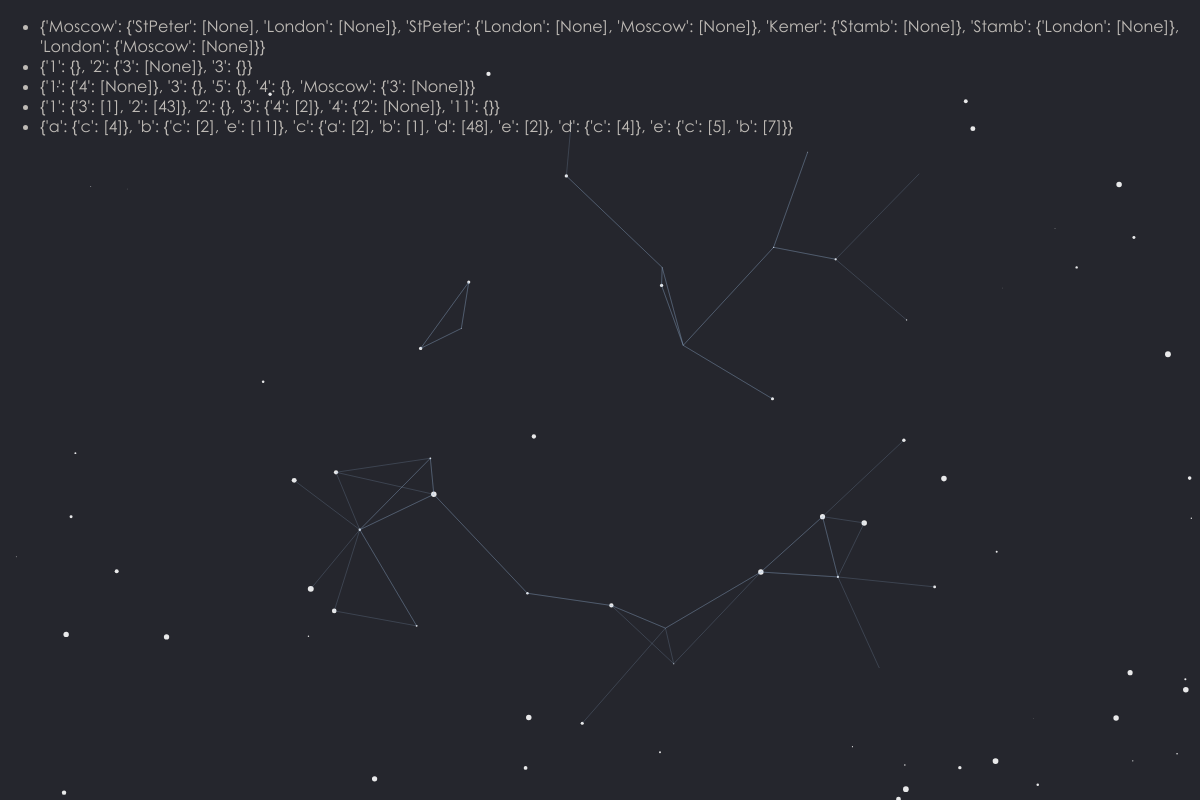
/graph/, run on the app's committed database.
### graph/models.py (models this page shows, shortened)
class Graph(models.Model):
    AdjList = models.CharField(max_length=10000)
    pub_date = models.DateTimeField('date published')
    AlgoSequense = models.CharField(max_length=10000)

### graph/views.py (the view)
# urls.py: path('', views.IndexView.as_view(), name='graph_index'),
class IndexView(generic.ListView):
    template_name = 'graph/index.html'
    context_object_name = 'latest_graph_list'
    def get_queryset(self):
        return Graph.objects.order_by('-pub_date')[:5]

### graph/templates/graph/index.html
{% extends 'graph/base.html' %}
{% load static %}
{% block content %}
{% if latest_graph_list %}
    <ul>
    {% for graph in latest_graph_list %}
        <li><a href="{% url 'graph:concrete_graph' graph.id %}">{{ graph.AdjList}}</a>
        </li>
    {% endfor %}
    </ul>
{% else %}
    <p>No graphs are available.</p>
{% endif %}
{% endblock content %}

### graph/templates/graph/base.html (shortened to what this page needs)
<!DOCTYPE html>
{% load static %}
<html lang="en">
<head>
    <link rel="stylesheet" href="{% static 'css/main.css' %}">
</head>
<body>
    <div class="container">
        <canvas id="stars"></canvas>
        {% block content %}{% endblock content %}
    </div>
</body>
</html>

### static/css/main.css (style rules this page uses)
#stars { background:#25262D; width:100%; -webkit-transition: all 0.4s ease-in-out; -moz-transition: all 0.4s ease-in-out; -ms-transition: all 0.4s ease-in-out; -o-transition: all 0.4s ease-in-out; transition: all 0.4s ease-in-out; }
html, body { width: 100%; height: 100%; margin: 0; padding:0; overflow: hidden; }
body { position: relative; z-index: 0; color: #BFBBB6; font-family: CGR, Arial; }
canvas { display: block; position: absolute; left: 0; top: 0; right: 0; bottom: 0; width: 100%; height: 100%; z-index: -1; }
a { text-decoration: none; color: #BFBBB6; }

### data on the page
Graph: AdjList "{'Moscow': {'StPeter': [None], 'London': [None]}, 'StPeter': {'London': [None], 'Moscow': [None]}, 'Kemer': {'Stamb': [None]}, 'Stamb': {'London': [None]}, 'London': {'Moscow': [None]}}"
Graph: AdjList "{'1': {}, '2': {'3': [None]}, '3': {}}"
Graph: AdjList "{'1': {'4': [None]}, '3': {}, '5': {}, '4': {}, 'Moscow': {'3': [None]}}"
Graph: AdjList "{'1': {'3': [1], '2': [43]}, '2': {}, '3': {'4': [2]}, '4': {'2': [None]}, '11': {}}"
Graph: AdjList "{'a': {'c': [4]}, 'b': {'c': [2], 'e': [11]}, 'c': {'a': [2], 'b': [1], 'd': [48], 'e': [2]}, 'd': {'c': [4]}, 'e': {'c': [5], 'b': [7]}}"
